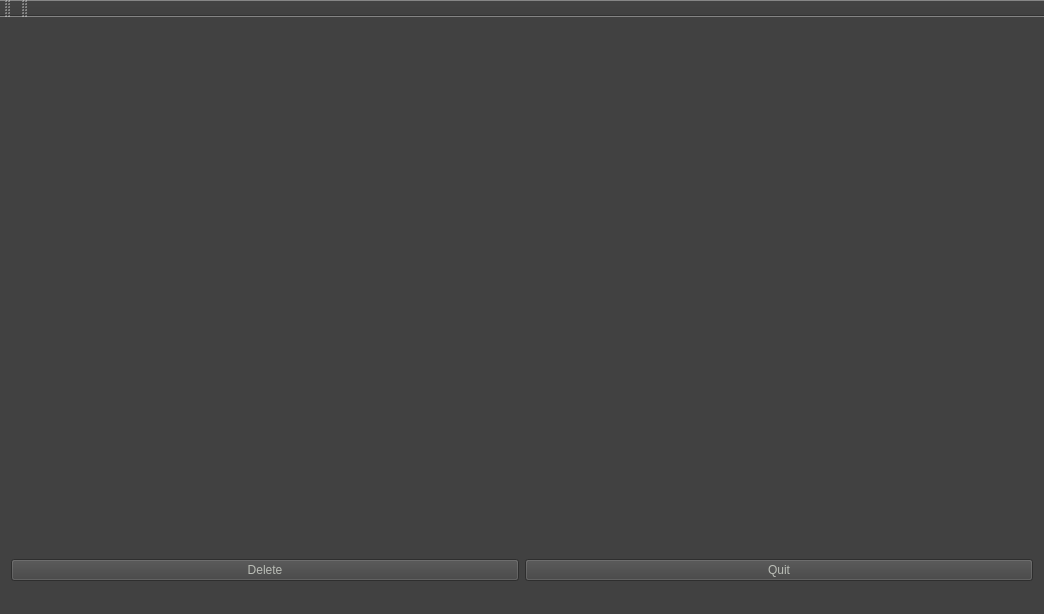
<?xml version="1.0" encoding="UTF-8"?>
<ui version="4.0">
 <class>MainWindow</class>
 <widget class="QMainWindow" name="MainWindow">
  <property name="geometry">
   <rect>
    <x>0</x>
    <y>0</y>
    <width>1044</width>
    <height>614</height>
   </rect>
  </property>
  <property name="windowTitle">
   <string>MainWindow</string>
  </property>
  <property name="styleSheet">
   <string notr="true">background-color: rgb(65, 65, 65);
color: rgb(186, 189, 182);</string>
  </property>
  <widget class="QWidget" name="centralWidget">
   <layout class="QVBoxLayout" name="verticalLayout">
    <item>
     <widget class="graph" name="widget" native="true">
      <property name="sizePolicy">
       <sizepolicy hsizetype="Preferred" vsizetype="Expanding">
        <horstretch>0</horstretch>
        <verstretch>0</verstretch>
       </sizepolicy>
      </property>
     </widget>
    </item>
    <item>
     <layout class="QHBoxLayout" name="horizontalLayout">
      <item>
       <widget class="QPushButton" name="pushButton">
        <property name="text">
         <string>Delete</string>
        </property>
       </widget>
      </item>
      <item>
       <widget class="QPushButton" name="pushButton_2">
        <property name="text">
         <string>Quit</string>
        </property>
       </widget>
      </item>
     </layout>
    </item>
   </layout>
  </widget>
  <widget class="QMenuBar" name="menuBar">
   <property name="geometry">
    <rect>
     <x>0</x>
     <y>0</y>
     <width>1044</width>
     <height>22</height>
    </rect>
   </property>
  </widget>
  <widget class="QToolBar" name="mainToolBar">
   <attribute name="toolBarArea">
    <enum>TopToolBarArea</enum>
   </attribute>
   <attribute name="toolBarBreak">
    <bool>false</bool>
   </attribute>
  </widget>
  <widget class="QStatusBar" name="statusBar"/>
  <widget class="QToolBar" name="toolBar">
   <property name="windowTitle">
    <string>toolBar</string>
   </property>
   <attribute name="toolBarArea">
    <enum>TopToolBarArea</enum>
   </attribute>
   <attribute name="toolBarBreak">
    <bool>false</bool>
   </attribute>
  </widget>
 </widget>
 <layoutdefault spacing="6" margin="11"/>
 <customwidgets>
  <customwidget>
   <class>graph</class>
   <extends>QWidget</extends>
   <header>graph.h</header>
   <container>1</container>
   <slots>
    <slot>deleteGraph()</slot>
   </slots>
  </customwidget>
 </customwidgets>
 <resources/>
 <connections>
  <connection>
   <sender>pushButton_2</sender>
   <signal>released()</signal>
   <receiver>MainWindow</receiver>
   <slot>close()</slot>
   <hints>
    <hint type="sourcelabel">
     <x>787</x>
     <y>576</y>
    </hint>
    <hint type="destinationlabel">
     <x>1038</x>
     <y>567</y>
    </hint>
   </hints>
  </connection>
  <connection>
   <sender>pushButton</sender>
   <signal>pressed()</signal>
   <receiver>widget</receiver>
   <slot>deleteGraph()</slot>
   <hints>
    <hint type="sourcelabel">
     <x>224</x>
     <y>573</y>
    </hint>
    <hint type="destinationlabel">
     <x>302</x>
     <y>331</y>
    </hint>
   </hints>
  </connection>
 </connections>
</ui>
